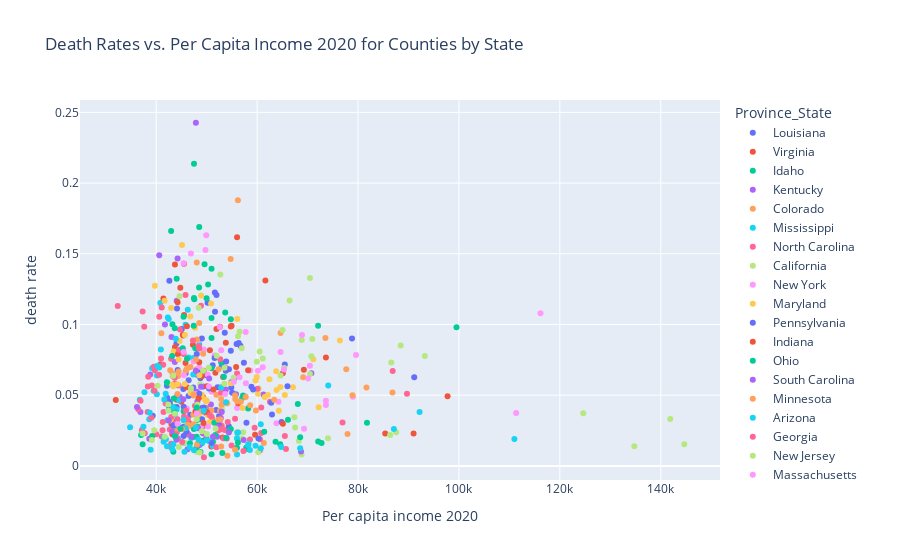

Notebook cell for this chart:
### Markdown cell above
Scatter Plot of Low Income Counties by Per capita income

### Code cell
px.scatter(merged_data_income_death_prob, 
                 x='Per capita income 2020', 
                 y='death rate', 
                 color='Province_State', 
                 title='Death Rates vs. Per Capita Income 2020 for Counties by State')

### Figure 1 — Plotly figure (JSON) as saved in the notebook; plotly's stock layout.template omitted (floating-point values rounded to 4 significant figures)
{"data": [{"hovertemplate": "Province_State=Louisiana<br>Per capita income 2020=%{x}<br>death rate=%{y}<extra></extra>", "legendgroup": "Louisiana", "marker": {"color": "#636efa", "symbol": "circle"}, "mode": "markers", "name": "Louisiana", "orientation": "v", "showlegend": true, "type": "scatter", "x": [43949, 44061, 55802, 51882, 42720, 42610, 48586, 48122, 46741, 47361, 55045, 44128, 45440.0, 42131, 48753, 44240.0, 48040.0, 43910.0, 45827, 46430.0, 49600.0, 44180, 49920.0, 43530.0, 51198, 53594, 49889, 39309, 55410.0, 57383, 44015, 45077, 42485, 44257, 65486, 43882, 45377, 49300.0, 50970.0, 51626, 42183], "xaxis": "x", "y": [0.04097, 0.04158, 0.05072, 0.03944, 0.04427, 0.1309, 0.04086, 0.06436, 0.03609, 0.05539, 0.05164, 0.1113, 0.02772, 0.0567, 0.062, 0.07922, 0.05078, 0.02029, 0.06543, 0.06054, 0.03938, 0.04974, 0.06401, 0.02972, 0.07117, 0.09413, 0.03747, 0.0354, 0.06188, 0.07289, 0.08653, 0.09679, 0.04546, 0.06784, 0.07171, 0.03131, 0.05434, 0.05606, 0.0694, 0.1226, 0.04826], "yaxis": "y"}, {"hovertemplate": "Province_State=Virginia<br>Per capita income 2020=%{x}<br>death rate=%{y}<extra></extra>", "legendgroup": "Virginia", "marker": {"color": "#EF553B", "symbol": "circle"}, "mode": "markers", "name": "Virginia", "orientation": "v", "showlegend": true, "type": "scatter", "x": [50924, 91012, 97751, 53172, 47040.0, 65092, 69268, 85393, 54940.0, 43197, 53800.0, 43709, 43042, 49287, 73639, 59597], "xaxis": "x", "y": [0.01377, 0.02283, 0.04931, 0.02002, 0.02014, 0.06553, 0.06797, 0.02287, 0.09903, 0.02234, 0.08711, 0.08389, 0.0295, 0.04871, 0.07671, 0.02201], "yaxis": "y"}, {"hovertemplate": "Province_State=Idaho<br>Per capita income 2020=%{x}<br>death rate=%{y}<extra></extra>", "legendgroup": "Idaho", "marker": {"color": "#00cc96", "symbol": "circle"}, "mode": "markers", "name": "Idaho", "orientation": "v", "showlegend": true, "type": "scatter", "x": [58150, 47492, 43529], "xaxis": "x", "y": [0.01194, 0.2136, 0.04138], "yaxis": "y"}, {"hovertemplate": "Province_State=Kentucky<br>Per capita income 2020=%{x}<br>death rate=%{y}<extra></extra>", "legendgroup": "Kentucky", "marker": {"color": "#ab63fa", "symbol": "circle"}, "mode": "markers", "name": "Kentucky", "orientation": "v", "showlegend": true, "type": "scatter", "x": [40600.0, 52630.0, 48160.0, 53800.0, 49940.0, 43031, 44061, 44240.0, 48040.0, 61264], "xaxis": "x", "y": [0.1489, 0.0323, 0.04557, 0.0541, 0.01964, 0.09118, 0.1168, 0.1466, 0.05251, 0.0505], "yaxis": "y"}, {"hovertemplate": "Province_State=Colorado<br>Per capita income 2020=%{x}<br>death rate=%{y}<extra></extra>", "legendgroup": "Colorado", "marker": {"color": "#FFA15A", "symbol": "circle"}, "mode": "markers", "name": "Colorado", "orientation": "v", "showlegend": true, "type": "scatter", "x": [47350.0, 69132, 81673, 73540, 56194, 86823, 55630.0, 47345, 48040.0, 59762, 45861, 44340.0, 43256, 51920], "xaxis": "x", "y": [0.03627, 0.06263, 0.05543, 0.09045, 0.1879, 0.0519, 0.04993, 0.04985, 0.06828, 0.03911, 0.06732, 0.06349, 0.06547, 0.05022], "yaxis": "y"}, {"hovertemplate": "Province_State=Mississippi<br>Per capita income 2020=%{x}<br>death rate=%{y}<extra></extra>", "legendgroup": "Mississippi", "marker": {"color": "#19d3f3", "symbol": "circle"}, "mode": "markers", "name": "Mississippi", "orientation": "v", "showlegend": true, "type": "scatter", "x": [47350.0, 39490, 41886, 47395, 46260.0, 38890.0, 40128, 45810.0, 44309, 39180.0, 44240.0, 44040.0, 40930.0, 34832, 43690.0, 42307, 46430.0, 46080.0, 48530.0, 40155, 36752, 40812, 42500.0, 48414, 45530.0, 42488, 48420.0], "xaxis": "x", "y": [0.06466, 0.05318, 0.05095, 0.07626, 0.1105, 0.01141, 0.05073, 0.09986, 0.01945, 0.06911, 0.02961, 0.03991, 0.08224, 0.02725, 0.03619, 0.105, 0.07666, 0.02873, 0.08585, 0.06387, 0.0467, 0.1153, 0.04226, 0.01674, 0.01619, 0.1039, 0.03697], "yaxis": "y"}, {"hovertemplate": "Province_State=North Carolina<br>Per capita income 2020=%{x}<br>death rate=%{y}<extra></extra>", "legendgroup": "North Carolina", "marker": {"color": "#FF6692", "symbol": "circle"}, "mode": "markers", "name": "North Carolina", "orientation": "v", "showlegend": true, "type": "scatter", "x": [44223, 52847, 53600.0, 49313, 60820.0, 39746, 53000.0, 58580.0, 44157, 53973, 60560.0, 45440.0, 42701, 49900, 39664, 45310, 43290.0, 54940.0, 51103, 53800.0, 56029, 42956, 41090.0, 37167, 38304, 49300.0, 39534, 65717, 42960.0, 49150.0], "xaxis": "x", "y": [0.03295, 0.05172, 0.0253, 0.02828, 0.04132, 0.06767, 0.02841, 0.01865, 0.01923, 0.01933, 0.01086, 0.07914, 0.02565, 0.04092, 0.05308, 0.08121, 0.02651, 0.01438, 0.03339, 0.0692, 0.0654, 0.07574, 0.02074, 0.02543, 0.0381, 0.02288, 0.07019, 0.01196, 0.01561, 0.02793], "yaxis": "y"}, {"hovertemplate": "Province_State=California<br>Per capita income 2020=%{x}<br>death rate=%{y}<extra></extra>", "legendgroup": "California", "marker": {"color": "#B6E880", "symbol": "circle"}, "mode": "markers", "name": "California", "orientation": "v", "showlegend": true, "type": "scatter", "x": [87561, 86359, 48095, 45565, 44490, 48108, 67383, 144658, 60216, 56029, 74046, 48265, 57243, 45968, 67536, 134758, 51317, 141882, 68801, 124637, 57029, 48532, 45523, 68273, 60305], "xaxis": "x", "y": [0.02374, 0.02185, 0.01299, 0.01634, 0.01332, 0.0098, 0.03442, 0.01525, 0.00957, 0.02014, 0.01962, 0.02789, 0.02379, 0.02255, 0.02707, 0.01393, 0.01735, 0.03314, 0.008135, 0.03724, 0.01945, 0.01732, 0.03183, 0.01764, 0.05479], "yaxis": "y"}, {"hovertemplate": "Province_State=New York<br>Per capita income 2020=%{x}<br>death rate=%{y}<extra></extra>", "legendgroup": "New York", "marker": {"color": "#FF97FF", "symbol": "circle"}, "mode": "markers", "name": "New York", "orientation": "v", "showlegend": true, "type": "scatter", "x": [57640.0, 47398, 51570.0, 63835, 52880.0, 49440.0, 45500.0, 46080.0, 48530.0, 78980.0, 116165, 50213, 47870, 57781, 58637, 56029, 49920.0, 50280.0, 53673, 64228, 69305, 53155, 49760.0, 73639, 48850.0, 46891, 58285, 48420.0, 50970.0, 111340], "xaxis": "x", "y": [0.04917, 0.07374, 0.07809, 0.03014, 0.08176, 0.08225, 0.06409, 0.04063, 0.06959, 0.04897, 0.108, 0.06454, 0.0508, 0.05839, 0.06748, 0.04095, 0.1631, 0.03704, 0.0509, 0.04529, 0.0262, 0.04384, 0.1526, 0.0431, 0.02726, 0.1501, 0.04109, 0.08895, 0.05237, 0.03737], "yaxis": "y"}, {"hovertemplate": "Province_State=Maryland<br>Per capita income 2020=%{x}<br>death rate=%{y}<extra></extra>", "legendgroup": "Maryland", "marker": {"color": "#FECB52", "symbol": "circle"}, "mode": "markers", "name": "Maryland", "orientation": "v", "showlegend": true, "type": "scatter", "x": [43449, 72194, 63845, 54125, 67104, 47690.0, 52796, 59941, 65495, 62146, 50640.0, 56070.0, 49050.0, 50197, 71124, 62459, 50970.0, 42951, 60162], "xaxis": "x", "y": [0.08083, 0.04143, 0.05362, 0.04419, 0.0556, 0.09767, 0.05604, 0.06277, 0.05014, 0.05015, 0.03099, 0.1039, 0.05037, 0.03603, 0.07534, 0.06133, 0.03415, 0.03214, 0.05105], "yaxis": "y"}, {"hovertemplate": "Province_State=Pennsylvania<br>Per capita income 2020=%{x}<br>death rate=%{y}<extra></extra>", "legendgroup": "Pennsylvania", "marker": {"color": "#636efa", "symbol": "circle"}, "mode": "markers", "name": "Pennsylvania", "orientation": "v", "showlegend": true, "type": "scatter", "x": [66014, 50180.0, 54418, 78810, 48160.0, 55934, 56350.0, 51570.0, 53000.0, 54891, 54790.0, 45440.0, 51659, 56700.0, 52362, 58875, 48544, 48046, 48530.0, 49050.0, 53800.0, 54887, 42500.0, 46399, 51951, 52161, 54390.0], "xaxis": "x", "y": [0.05625, 0.1154, 0.06837, 0.09011, 0.03758, 0.08621, 0.08696, 0.07623, 0.07082, 0.05921, 0.08149, 0.04175, 0.109, 0.08494, 0.02911, 0.05599, 0.05095, 0.07917, 0.06583, 0.09006, 0.06723, 0.0554, 0.03971, 0.0494, 0.1208, 0.05566, 0.02796], "yaxis": "y"}, {"hovertemplate": "Province_State=Indiana<br>Per capita income 2020=%{x}<br>death rate=%{y}<extra></extra>", "legendgroup": "Indiana", "marker": {"color": "#EF553B", "symbol": "circle"}, "mode": "markers", "name": "Indiana", "orientation": "v", "showlegend": true, "type": "scatter", "x": [44061, 55840, 52630.0, 49380.0, 43720.0, 51945, 44780.0, 54790.0, 49336, 45520.0, 47280.0, 45500.0, 58220.0, 45810.0, 45270.0, 53266, 46090.0, 50640.0, 45380.0, 44985, 48410.0, 41430.0, 46080.0, 43399, 48530.0, 49050.0, 44340.0, 40850.0, 56029, 56244, 50039, 46485, 61644], "xaxis": "x", "y": [0.04681, 0.06991, 0.09836, 0.06733, 0.1425, 0.09684, 0.126, 0.09857, 0.0177, 0.1067, 0.08574, 0.1429, 0.06761, 0.07273, 0.09282, 0.06279, 0.05559, 0.08174, 0.09225, 0.04529, 0.04777, 0.1184, 0.09883, 0.05695, 0.07332, 0.06331, 0.07908, 0.0719, 0.1617, 0.0443, 0.05636, 0.03037, 0.131], "yaxis": "y"}, {"hovertemplate": "Province_State=Ohio<br>Per capita income 2020=%{x}<br>death rate=%{y}<extra></extra>", "legendgroup": "Ohio", "marker": {"color": "#00cc96", "symbol": "circle"}, "mode": "markers", "name": "Ohio", "orientation": "v", "showlegend": true, "type": "scatter", "x": [44061, 43214, 43560, 48160.0, 42263, 57048, 47551, 54790.0, 52880.0, 45440.0, 72092, 58220.0, 48410.0, 51540, 50943, 47440.0, 47491, 43399, 53420.0, 47750.0, 48530.0, 49050.0, 49990.0, 46686, 49584, 50280.0, 45422, 53680.0, 99517, 43161, 48420.0, 50970.0, 42960.0, 48500.0], "xaxis": "x", "y": [0.1323, 0.1001, 0.03845, 0.02767, 0.05838, 0.04796, 0.1178, 0.02605, 0.07317, 0.03864, 0.09912, 0.04059, 0.03694, 0.03046, 0.06907, 0.09915, 0.1188, 0.009976, 0.06309, 0.08324, 0.1688, 0.01759, 0.1186, 0.01603, 0.1426, 0.1284, 0.1055, 0.1085, 0.09802, 0.07775, 0.03435, 0.1395, 0.1662, 0.1262], "yaxis": "y"}, {"hovertemplate": "Province_State=South Carolina<br>Per capita income 2020=%{x}<br>death rate=%{y}<extra></extra>", "legendgroup": "South Carolina", "marker": {"color": "#ab63fa", "symbol": "circle"}, "mode": "markers", "name": "South Carolina", "orientation": "v", "showlegend": true, "type": "scatter", "x": [43190.0, 57335, 46390.0, 68698, 41738, 38817, 43632, 70760.0, 50850.0, 52076, 44013, 46383, 43690.0, 52224, 38634, 48290.0, 47726, 44530.0, 36874], "xaxis": "x", "y": [0.0241, 0.01824, 0.02212, 0.01011, 0.1, 0.06454, 0.02922, 0.0655, 0.04336, 0.02053, 0.01845, 0.02804, 0.07342, 0.02772, 0.01923, 0.02657, 0.02735, 0.02701, 0.03811], "yaxis": "y"}, {"hovertemplate": "Province_State=Minnesota<br>Per capita income 2020=%{x}<br>death rate=%{y}<extra></extra>", "legendgroup": "Minnesota", "marker": {"color": "#FFA15A", "symbol": "circle"}, "mode": "markers", "name": "Minnesota", "orientation": "v", "showlegend": true, "type": "scatter", "x": [55673, 43300.0, 52890.0, 77672, 61338, 56776, 64650.0, 54121, 50970.0, 54757], "xaxis": "x", "y": [0.04725, 0.06338, 0.0375, 0.06829, 0.01618, 0.04541, 0.09395, 0.007129, 0.03941, 0.1463], "yaxis": "y"}, {"hovertemplate": "Province_State=Arizona<br>Per capita income 2020=%{x}<br>death rate=%{y}<extra></extra>", "legendgroup": "Arizona", "marker": {"color": "#19d3f3", "symbol": "circle"}, "mode": "markers", "name": "Arizona", "orientation": "v", "showlegend": true, "type": "scatter", "x": [42192, 52890, 56024, 40229, 38620, 49601, 41546, 60740.0, 46954, 41468], "xaxis": "x", "y": [0.03231, 0.05548, 0.0193, 0.07074, 0.03302, 0.04064, 0.02042, 0.0125, 0.0199, 0.01705], "yaxis": "y"}, {"hovertemplate": "Province_State=Georgia<br>Per capita income 2020=%{x}<br>death rate=%{y}<extra></extra>", "legendgroup": "Georgia", "marker": {"color": "#FF6692", "symbol": "circle"}, "mode": "markers", "name": "Georgia", "orientation": "v", "showlegend": true, "type": "scatter", "x": [39134, 44437, 41874, 43677, 39026, 37629, 47690.0, 60820.0, 43840.0, 46260.0, 42980.0, 62551, 41300.0, 37726, 53350, 44200.0, 40575, 40963, 55630.0, 40613, 49940.0, 45520.0, 60560.0, 49440.0, 38340, 45934, 36900, 45150.0, 45810.0, 46090.0, 45890.0, 43690.0, 48430.0, 48530.0, 44073, 40030.0, 44450.0, 41090.0, 49050.0, 38420, 44530.0, 48880.0, 52700.0, 41453, 41256, 44730.0, 37311, 60070.0, 36443, 42967, 32380.0, 41389], "xaxis": "x", "y": [0.05679, 0.05693, 0.04405, 0.0623, 0.03408, 0.0984, 0.04256, 0.02329, 0.0302, 0.03296, 0.03452, 0.04539, 0.03111, 0.02305, 0.01959, 0.02556, 0.06442, 0.07589, 0.03341, 0.1055, 0.04583, 0.03487, 0.01876, 0.03839, 0.05617, 0.02268, 0.04605, 0.01694, 0.1208, 0.02346, 0.03913, 0.05835, 0.08434, 0.08308, 0.02381, 0.02234, 0.02613, 0.112, 0.03852, 0.06311, 0.08219, 0.1133, 0.07549, 0.0381, 0.02517, 0.09649, 0.1092, 0.05452, 0.04004, 0.01301, 0.1131, 0.07156], "yaxis": "y"}, {"hovertemplate": "Province_State=New Jersey<br>Per capita income 2020=%{x}<br>death rate=%{y}<extra></extra>", "legendgroup": "New Jersey", "marker": {"color": "#B6E880", "symbol": "circle"}, "mode": "markers", "name": "New Jersey", "orientation": "v", "showlegend": true, "type": "scatter", "x": [53533, 88461, 65369, 48730.0, 68836, 53000.0, 56530.0, 55350.0, 64653, 93251, 50420.0, 70467, 86588, 65047, 56954, 53539, 51979, 56220.0, 52703, 49300.0, 48420.0], "xaxis": "x", "y": [0.06932, 0.08522, 0.06914, 0.05776, 0.08904, 0.04064, 0.09489, 0.0623, 0.06398, 0.07777, 0.06947, 0.06492, 0.07319, 0.09606, 0.08327, 0.05802, 0.07786, 0.09173, 0.1353, 0.06729, 0.1117], "yaxis": "y"}, {"hovertemplate": "Province_State=Massachusetts<br>Per capita income 2020=%{x}<br>death rate=%{y}<extra></extra>", "legendgroup": "Massachusetts", "marker": {"color": "#FF97FF", "symbol": "circle"}, "mode": "markers", "name": "Massachusetts", "orientation": "v", "showlegend": true, "type": "scatter", "x": [79606, 61119, 70110.0, 56530.0, 45440.0, 57736, 52604, 70467, 68893, 65320.0, 73639, 60162], "xaxis": "x", "y": [0.0784, 0.06983, 0.06188, 0.06265, 0.1433, 0.09464, 0.09825, 0.07079, 0.09249, 0.06812, 0.046, 0.0672], "yaxis": "y"}, {"hovertemplate": "Province_State=Michigan<br>Per capita income 2020=%{x}<br>death rate=%{y}<extra></extra>", "legendgroup": "Michigan", "marker": {"color": "#FECB52", "symbol": "circle"}, "mode": "markers", "name": "Michigan", "orientation": "v", "showlegend": true, "type": "scatter", "x": [48550.0, 45676, 43146, 46800.0, 46760.0, 39728, 46267, 44240.0, 54818, 56070.0, 48910, 49600.0, 50883, 45120.0, 48530.0, 43376, 76404, 49990.0, 45686, 44642, 44445, 41683, 64606, 42960.0], "xaxis": "x", "y": [0.06407, 0.05791, 0.0576, 0.05161, 0.1056, 0.1274, 0.02745, 0.05774, 0.05852, 0.02398, 0.1206, 0.04711, 0.1149, 0.1561, 0.03543, 0.05636, 0.08866, 0.04552, 0.09259, 0.0884, 0.07525, 0.1168, 0.05578, 0.1117], "yaxis": "y"}, {"hovertemplate": "Province_State=Washington<br>Per capita income 2020=%{x}<br>death rate=%{y}<extra></extra>", "legendgroup": "Washington", "marker": {"color": "#636efa", "symbol": "circle"}, "mode": "markers", "name": "Washington", "orientation": "v", "showlegend": true, "type": "scatter", "x": [50490.0, 49380.0, 45440.0, 59211, 91139, 52464, 57890, 62805, 49083, 53867, 45996], "xaxis": "x", "y": [0.05469, 0.04135, 0.02106, 0.05399, 0.06269, 0.03523, 0.03046, 0.0447, 0.03293, 0.07381, 0.02421], "yaxis": "y"}, {"hovertemplate": "Province_State=New Mexico<br>Per capita income 2020=%{x}<br>death rate=%{y}<extra></extra>", "legendgroup": "New Mexico", "marker": {"color": "#EF553B", "symbol": "circle"}, "mode": "markers", "name": "New Mexico", "orientation": "v", "showlegend": true, "type": "scatter", "x": [50063, 31984, 51740.0, 47801], "xaxis": "x", "y": [0.03792, 0.04658, 0.06584, 0.03857], "yaxis": "y"}, {"hovertemplate": "Province_State=Texas<br>Per capita income 2020=%{x}<br>death rate=%{y}<extra></extra>", "legendgroup": "Texas", "marker": {"color": "#00cc96", "symbol": "circle"}, "mode": "markers", "name": "Texas", "orientation": "v", "showlegend": true, "type": "scatter", "x": [47970, 53110, 43706, 47480.0, 72105, 66119, 51230.0, 57206, 64582, 47345, 51700.0, 63655, 56203, 56010.0, 45270.0, 39200.0, 48040.0, 48140, 81774, 49050.0, 51103, 42111, 48777, 43678, 57840.0, 68067, 53863, 72771, 37310.0, 50970.0, 37015, 68537], "xaxis": "x", "y": [0.01261, 0.00911, 0.02105, 0.02615, 0.01721, 0.03257, 0.01699, 0.04983, 0.01533, 0.02034, 0.0219, 0.01707, 0.01652, 0.0129, 0.0832, 0.02108, 0.02065, 0.03246, 0.03052, 0.01609, 0.01648, 0.0592, 0.009777, 0.09741, 0.01284, 0.04369, 0.01971, 0.01618, 0.0153, 0.1045, 0.02178, 0.02019], "yaxis": "y"}, {"hovertemplate": "Province_State=Iowa<br>Per capita income 2020=%{x}<br>death rate=%{y}<extra></extra>", "legendgroup": "Iowa", "marker": {"color": "#ab63fa", "symbol": "circle"}, "mode": "markers", "name": "Iowa", "orientation": "v", "showlegend": true, "type": "scatter", "x": [49252, 51230.0, 52804, 44661, 47860.0, 48610, 50498, 45810.0, 48887, 42489, 46199], "xaxis": "x", "y": [0.02325, 0.02066, 0.03388, 0.04883, 0.06731, 0.01474, 0.06184, 0.02715, 0.05591, 0.03205, 0.0118], "yaxis": "y"}, {"hovertemplate": "Province_State=Illinois<br>Per capita income 2020=%{x}<br>death rate=%{y}<extra></extra>", "legendgroup": "Illinois", "marker": {"color": "#FFA15A", "symbol": "circle"}, "mode": "markers", "name": "Illinois", "orientation": "v", "showlegend": true, "type": "scatter", "x": [52630.0, 48092, 46800.0, 48069, 52870.0, 44200.0, 78904, 44240.0, 48040.0, 52310.0, 47418, 77922, 42787, 48410.0, 41022, 46080.0, 63390.0, 53962, 48530.0, 52939, 46322, 52360, 44445, 49300.0, 47896, 57742, 47420.0], "xaxis": "x", "y": [0.03876, 0.01505, 0.06985, 0.0894, 0.04735, 0.02644, 0.05003, 0.05083, 0.1439, 0.03261, 0.0504, 0.0226, 0.06768, 0.03875, 0.09371, 0.06874, 0.04676, 0.04446, 0.101, 0.04329, 0.02918, 0.06839, 0.0667, 0.07937, 0.07518, 0.04872, 0.0295], "yaxis": "y"}, {"hovertemplate": "Province_State=Florida<br>Per capita income 2020=%{x}<br>death rate=%{y}<extra></extra>", "legendgroup": "Florida", "marker": {"color": "#19d3f3", "symbol": "circle"}, "mode": "markers", "name": "Florida", "orientation": "v", "showlegend": true, "type": "scatter", "x": [51212, 56080, 43890.0, 41602, 43300.0, 110993, 47490.0, 41930.0, 37468, 38713, 59700, 87110, 48410.0, 43690.0, 53842, 43399, 58320.0, 56235, 56029, 43209, 92202, 46646, 60721, 45810.0, 50522, 74102, 45604, 45416, 44530.0, 37672, 47861], "xaxis": "x", "y": [0.01411, 0.02341, 0.08988, 0.047, 0.04126, 0.01902, 0.01107, 0.0189, 0.02762, 0.03764, 0.01424, 0.02615, 0.01841, 0.02835, 0.04493, 0.01534, 0.01547, 0.02365, 0.007995, 0.01181, 0.03818, 0.01317, 0.02938, 0.02659, 0.01742, 0.05678, 0.01008, 0.03242, 0.0464, 0.05208, 0.02715], "yaxis": "y"}, {"hovertemplate": "Province_State=Wisconsin<br>Per capita income 2020=%{x}<br>death rate=%{y}<extra></extra>", "legendgroup": "Wisconsin", "marker": {"color": "#FF6692", "symbol": "circle"}, "mode": "markers", "name": "Wisconsin", "orientation": "v", "showlegend": true, "type": "scatter", "x": [51950.0, 65500, 47280.0, 52288, 50651, 86875, 52951, 59510.0, 54177, 50970.0, 76931], "xaxis": "x", "y": [0.01319, 0.02106, 0.08861, 0.02507, 0.03589, 0.06713, 0.02593, 0.027, 0.03107, 0.03467, 0.03071], "yaxis": "y"}, {"hovertemplate": "Province_State=Alabama<br>Per capita income 2020=%{x}<br>death rate=%{y}<extra></extra>", "legendgroup": "Alabama", "marker": {"color": "#B6E880", "symbol": "circle"}, "mode": "markers", "name": "Alabama", "orientation": "v", "showlegend": true, "type": "scatter", "x": [48160.0, 46900.0, 41713, 39607, 40273, 48040.0, 43690.0, 42400.0, 43399, 48610, 42416, 49050.0, 50039, 44621, 39137, 37310.0], "xaxis": "x", "y": [0.04329, 0.05488, 0.02053, 0.02517, 0.05666, 0.03289, 0.03687, 0.04345, 0.06382, 0.009478, 0.03904, 0.02458, 0.0226, 0.12, 0.01824, 0.02289], "yaxis": "y"}, {"hovertemplate": "Province_State=North Dakota<br>Per capita income 2020=%{x}<br>death rate=%{y}<extra></extra>", "legendgroup": "North Dakota", "marker": {"color": "#FF97FF", "symbol": "circle"}, "mode": "markers", "name": "North Dakota", "orientation": "v", "showlegend": true, "type": "scatter", "x": [50270.0], "xaxis": "x", "y": [0.02784], "yaxis": "y"}, {"hovertemplate": "Province_State=Vermont<br>Per capita income 2020=%{x}<br>death rate=%{y}<extra></extra>", "legendgroup": "Vermont", "marker": {"color": "#FECB52", "symbol": "circle"}, "mode": "markers", "name": "Vermont", "orientation": "v", "showlegend": true, "type": "scatter", "x": [63772], "xaxis": "x", "y": [0.06686], "yaxis": "y"}, {"hovertemplate": "Province_State=Oregon<br>Per capita income 2020=%{x}<br>death rate=%{y}<extra></extra>", "legendgroup": "Oregon", "marker": {"color": "#636efa", "symbol": "circle"}, "mode": "markers", "name": "Oregon", "orientation": "v", "showlegend": true, "type": "scatter", "x": [64848, 43399, 62954, 50970.0], "xaxis": "x", "y": [0.03109, 0.02864, 0.0363, 0.01618], "yaxis": "y"}, {"hovertemplate": "Province_State=Nevada<br>Per capita income 2020=%{x}<br>death rate=%{y}<extra></extra>", "legendgroup": "Nevada", "marker": {"color": "#EF553B", "symbol": "circle"}, "mode": "markers", "name": "Nevada", "orientation": "v", "showlegend": true, "type": "scatter", "x": [49380.0, 65110], "xaxis": "x", "y": [0.03036, 0.02977], "yaxis": "y"}, {"hovertemplate": "Province_State=Oklahoma<br>Per capita income 2020=%{x}<br>death rate=%{y}<extra></extra>", "legendgroup": "Oklahoma", "marker": {"color": "#00cc96", "symbol": "circle"}, "mode": "markers", "name": "Oklahoma", "orientation": "v", "showlegend": true, "type": "scatter", "x": [43488, 54790.0, 54484, 61416, 46103, 50970.0], "xaxis": "x", "y": [0.04773, 0.1036, 0.02489, 0.02421, 0.07568, 0.09038], "yaxis": "y"}, {"hovertemplate": "Province_State=Maine<br>Per capita income 2020=%{x}<br>death rate=%{y}<extra></extra>", "legendgroup": "Maine", "marker": {"color": "#ab63fa", "symbol": "circle"}, "mode": "markers", "name": "Maine", "orientation": "v", "showlegend": true, "type": "scatter", "x": [53000.0, 47866, 54390.0], "xaxis": "x", "y": [0.03836, 0.2427, 0.02357], "yaxis": "y"}, {"hovertemplate": "Province_State=Nebraska<br>Per capita income 2020=%{x}<br>death rate=%{y}<extra></extra>", "legendgroup": "Nebraska", "marker": {"color": "#FFA15A", "symbol": "circle"}, "mode": "markers", "name": "Nebraska", "orientation": "v", "showlegend": true, "type": "scatter", "x": [52890.0, 55630.0, 45150.0], "xaxis": "x", "y": [0.01365, 0.01143, 0.02603], "yaxis": "y"}, {"hovertemplate": "Province_State=Tennessee<br>Per capita income 2020=%{x}<br>death rate=%{y}<extra></extra>", "legendgroup": "Tennessee", "marker": {"color": "#19d3f3", "symbol": "circle"}, "mode": "markers", "name": "Tennessee", "orientation": "v", "showlegend": true, "type": "scatter", "x": [58580.0, 58220.0, 40593, 42140.0, 50039, 49412, 68537, 49150.0], "xaxis": "x", "y": [0.01127, 0.01479, 0.0695, 0.01388, 0.01831, 0.03892, 0.01255, 0.01649], "yaxis": "y"}, {"hovertemplate": "Province_State=District of Columbia<br>Per capita income 2020=%{x}<br>death rate=%{y}<extra></extra>", "legendgroup": "District of Columbia", "marker": {"color": "#FF6692", "symbol": "circle"}, "mode": "markers", "name": "District of Columbia", "orientation": "v", "showlegend": true, "type": "scatter", "x": [89703], "xaxis": "x", "y": [0.05104], "yaxis": "y"}, {"hovertemplate": "Province_State=Connecticut<br>Per capita income 2020=%{x}<br>death rate=%{y}<extra></extra>", "legendgroup": "Connecticut", "marker": {"color": "#B6E880", "symbol": "circle"}, "mode": "markers", "name": "Connecticut", "orientation": "v", "showlegend": true, "type": "scatter", "x": [70760.0, 66436, 70947, 70467, 60506, 61119, 59931, 51766], "xaxis": "x", "y": [0.0775, 0.1169, 0.0898, 0.1329, 0.08097, 0.07593, 0.07363, 0.02636], "yaxis": "y"}, {"hovertemplate": "Province_State=Missouri<br>Per capita income 2020=%{x}<br>death rate=%{y}<extra></extra>", "legendgroup": "Missouri", "marker": {"color": "#FF97FF", "symbol": "circle"}, "mode": "markers", "name": "Missouri", "orientation": "v", "showlegend": true, "type": "scatter", "x": [45440.0, 44240.0, 48040.0, 55410.0, 64650.0, 50464], "xaxis": "x", "y": [0.08056, 0.02964, 0.03709, 0.05946, 0.08048, 0.05606], "yaxis": "y"}, {"hovertemplate": "Province_State=New Hampshire<br>Per capita income 2020=%{x}<br>death rate=%{y}<extra></extra>", "legendgroup": "New Hampshire", "marker": {"color": "#FECB52", "symbol": "circle"}, "mode": "markers", "name": "New Hampshire", "orientation": "v", "showlegend": true, "type": "scatter", "x": [59700, 64297, 61530.0, 57102], "xaxis": "x", "y": [0.06037, 0.03894, 0.04878, 0.04088], "yaxis": "y"}, {"hovertemplate": "Province_State=Hawaii<br>Per capita income 2020=%{x}<br>death rate=%{y}<extra></extra>", "legendgroup": "Hawaii", "marker": {"color": "#636efa", "symbol": "circle"}, "mode": "markers", "name": "Hawaii", "orientation": "v", "showlegend": true, "type": "scatter", "x": [60273], "xaxis": "x", "y": [0.01932], "yaxis": "y"}, {"hovertemplate": "Province_State=West Virginia<br>Per capita income 2020=%{x}<br>death rate=%{y}<extra></extra>", "legendgroup": "West Virginia", "marker": {"color": "#EF553B", "symbol": "circle"}, "mode": "markers", "name": "West Virginia", "orientation": "v", "showlegend": true, "type": "scatter", "x": [44240.0, 51353], "xaxis": "x", "y": [0.1158, 0.05393], "yaxis": "y"}, {"hovertemplate": "Province_State=Arkansas<br>Per capita income 2020=%{x}<br>death rate=%{y}<extra></extra>", "legendgroup": "Arkansas", "marker": {"color": "#00cc96", "symbol": "circle"}, "mode": "markers", "name": "Arkansas", "orientation": "v", "showlegend": true, "type": "scatter", "x": [48040.0, 44830.0, 50970.0], "xaxis": "x", "y": [0.04135, 0.02634, 0.008271], "yaxis": "y"}, {"hovertemplate": "Province_State=Kansas<br>Per capita income 2020=%{x}<br>death rate=%{y}<extra></extra>", "legendgroup": "Kansas", "marker": {"color": "#ab63fa", "symbol": "circle"}, "mode": "markers", "name": "Kansas", "orientation": "v", "showlegend": true, "type": "scatter", "x": [45380.0, 47032, 36191], "xaxis": "x", "y": [0.0471, 0.02054, 0.04163], "yaxis": "y"}, {"hovertemplate": "Province_State=Delaware<br>Per capita income 2020=%{x}<br>death rate=%{y}<extra></extra>", "legendgroup": "Delaware", "marker": {"color": "#FFA15A", "symbol": "circle"}, "mode": "markers", "name": "Delaware", "orientation": "v", "showlegend": true, "type": "scatter", "x": [56070.0, 58624, 52703], "xaxis": "x", "y": [0.04548, 0.04284, 0.03281], "yaxis": "y"}, {"hovertemplate": "Province_State=South Dakota<br>Per capita income 2020=%{x}<br>death rate=%{y}<extra></extra>", "legendgroup": "South Dakota", "marker": {"color": "#19d3f3", "symbol": "circle"}, "mode": "markers", "name": "South Dakota", "orientation": "v", "showlegend": true, "type": "scatter", "x": [64774], "xaxis": "x", "y": [0.01341], "yaxis": "y"}, {"hovertemplate": "Province_State=Utah<br>Per capita income 2020=%{x}<br>death rate=%{y}<extra></extra>", "legendgroup": "Utah", "marker": {"color": "#FF6692", "symbol": "circle"}, "mode": "markers", "name": "Utah", "orientation": "v", "showlegend": true, "type": "scatter", "x": [57292, 49467], "xaxis": "x", "y": [0.01047, 0.006107], "yaxis": "y"}], "layout": {"legend": {"title": {"text": "Province_State"}, "tracegroupgap": 0}, "title": {"text": "Death Rates vs. Per Capita Income 2020 for Counties by State"}, "xaxis": {"anchor": "y", "domain": [0, 1], "title": {"text": "Per capita income 2020"}}, "yaxis": {"anchor": "x", "domain": [0, 1], "title": {"text": "death rate"}}}}
